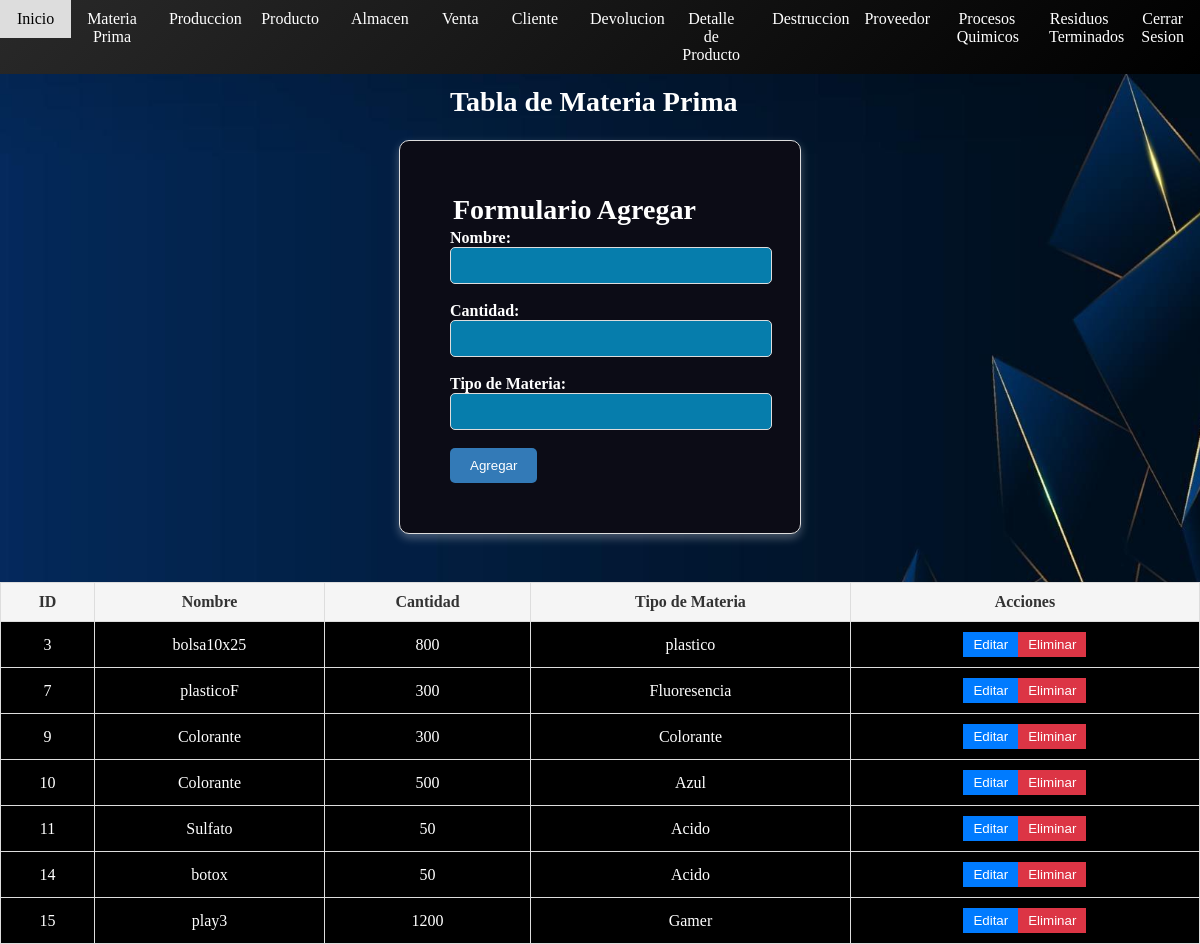
The page /Materia_Prima.php (signed in) on the database its author committed.
### tables this page shows
CREATE TABLE `materia_prima` (
  `id_materiaP` int(11) NOT NULL,
  `nombre` varchar(100) NOT NULL,
  `cantidad` int(11) NOT NULL,
  `tipo_materia` varchar(100) NOT NULL,
  `Id_Destruccion` int(11) NOT NULL
);

### Materia_Prima.php (the view, shortened to what this page needs)
<!DOCTYPE html>
<html>
<head>
    <link rel="stylesheet" type="text/css" href="assets/css/estilomenu.css">
</head>
<body>
       <?php include 'menu.php'; ?>
   </body>
<body>
<?php
$servername = "localhost";
$username = "ulises";
$password = "1234";
$dbname = "gomper2";
$conn = new mysqli($servername, $username, $password, $dbname);
?>
<h2>Tabla de Materia Prima</h2>
<form class="form-container" method="post" action="<?php echo $_SERVER["PHP_SELF"]; ?>">
    <h2>Formulario Agregar</h2>
    <link rel="stylesheet" href="Materia/styles.css">
    <label for="nombre">Nombre:</label>
    <input type="text" name="nombre" required><br><br>
    <label for="cantidad">Cantidad:</label>
    <input type="number" name="cantidad" required><br><br>
    <label for="tipo_materia">Tipo de Materia:</label>
    <input type="text" name="tipo_materia" required><br><br>
    <input type="submit" name="agregar" value="Agregar">
</form>
<br>
<table class="table-container">
    <tr>
        <th>ID</th>
        <th>Nombre</th>
        <th>Cantidad</th>
        <th>Tipo de Materia</th>
        <th>Acciones</th>
    </tr>
    <?php
    $sql = "SELECT * FROM materia_prima";
    $result = $conn->query($sql);
    if ($result->num_rows > 0) {
        while ($row = $result->fetch_assoc()) {
            echo "<tr id='row-" . $row["id_materiaP"] . "'>";
            echo "<td>" . $row["id_materiaP"] . "</td>";
            echo "<td><span id='nombre-" . $row["id_materiaP"] . "'>" . $row["nombre"] . "</span></td>";
            echo "<td><span id='cantidad-" . $row["id_materiaP"] . "'>" . $row["cantidad"] . "</span></td>";
            echo "<td><span id='tipo_materia-" . $row["id_materiaP"] . "'>" . $row["tipo_materia"] . "</span></td>";
            echo "<td>";
            echo "<button class='edit-btn' onclick='editRow(" . $row["id_materiaP"] . ")'>Editar</button>";
            echo "<form method='post' action='" . $_SERVER["PHP_SELF"] . "' style='display:inline-block;'>";
            echo "<button class='delete-btn' onclick='return confirm(\"¿Estás seguro de eliminar este registro?\")'>Eliminar</button>";
            echo "</form>";
            echo "</td>";
            echo "</tr>";
        }
    } else {
        echo "No se encontraron datos en la tabla.";
    }
    ?>
</table>
</body>
</html>

### assets/css/estilomenu.css (style rules this page uses)
body { margin: 0; }

### Materia/styles.css (style rules this page uses)
.form-container { background-color: #f5f3f3; padding: 20px; border-radius: 5px; color: #ffffff; margin: 20px auto; width: 300px; }
.form-container { background-color: #000000; padding: 25px; border-radius: 10px; color: #ffffff; margin: 20px auto; width: 300px; border: 2px solid #080808; }
.form-container { background-color: #0c0c16; padding: 50px; border-radius: 10px; color: #ffffff; margin: 10px auto; width: 300px; box-shadow: 0px 4px 10px rgba(252, 249, 249, 0.3); border: 1px solid #dddddd; }
.form-container input[type="submit"] { background-color: #337ab7; color: #ffffff; padding: 10px 20px; border: none; border-radius: 5px; cursor: pointer; transition: background-color 0.3s ease; }
label { font-weight: bold; }
input[type="text"], input[type="number"] { padding: 10px; border: 1px solid #dddddd; border-radius: 5px; width: 100%; background-color: #067dac; color: #ffffff; }
h2 { margin-bottom: 20px; font-size: 28px; font-weight: bold; color: #ffffff; margin: auto; width: 300px; padding: 1%; }
.table-container { width: 100%; border-collapse: collapse; margin-top: 20px; background-color: #000000; color: #ffffff; }
.table-container th, .table-container td { padding: 10px; text-align: center; border: 1px solid #dddddd; }
.table-container th { background-color: #f5f5f5; color: #333333; }
.edit-btn, .save-btn, .delete-btn { background-color: #007bff; color: #ffffff; border: none; padding: 5px 10px; cursor: pointer; }
.delete-btn { background-color: #dc3545; }

### menu.php (style rules this page uses)
body { background-image: url('assets/images/11.jpg'); background-size: cover; }

### rows shown on the page
materia_prima: id_materiaP "3", nombre "bolsa10x25", cantidad "800", tipo_materia "plastico"
materia_prima: id_materiaP "7", nombre "plasticoF", cantidad "300", tipo_materia "Fluoresencia"
materia_prima: id_materiaP "9", nombre "Colorante", cantidad "300", tipo_materia "Colorante"
materia_prima: id_materiaP "10", nombre "Colorante", cantidad "500", tipo_materia "Azul"
materia_prima: id_materiaP "11", nombre "Sulfato", cantidad "50", tipo_materia "Acido"
materia_prima: id_materiaP "14", nombre "botox", cantidad "50", tipo_materia "Acido"
materia_prima: id_materiaP "15", nombre "play3", cantidad "1200", tipo_materia "Gamer"
